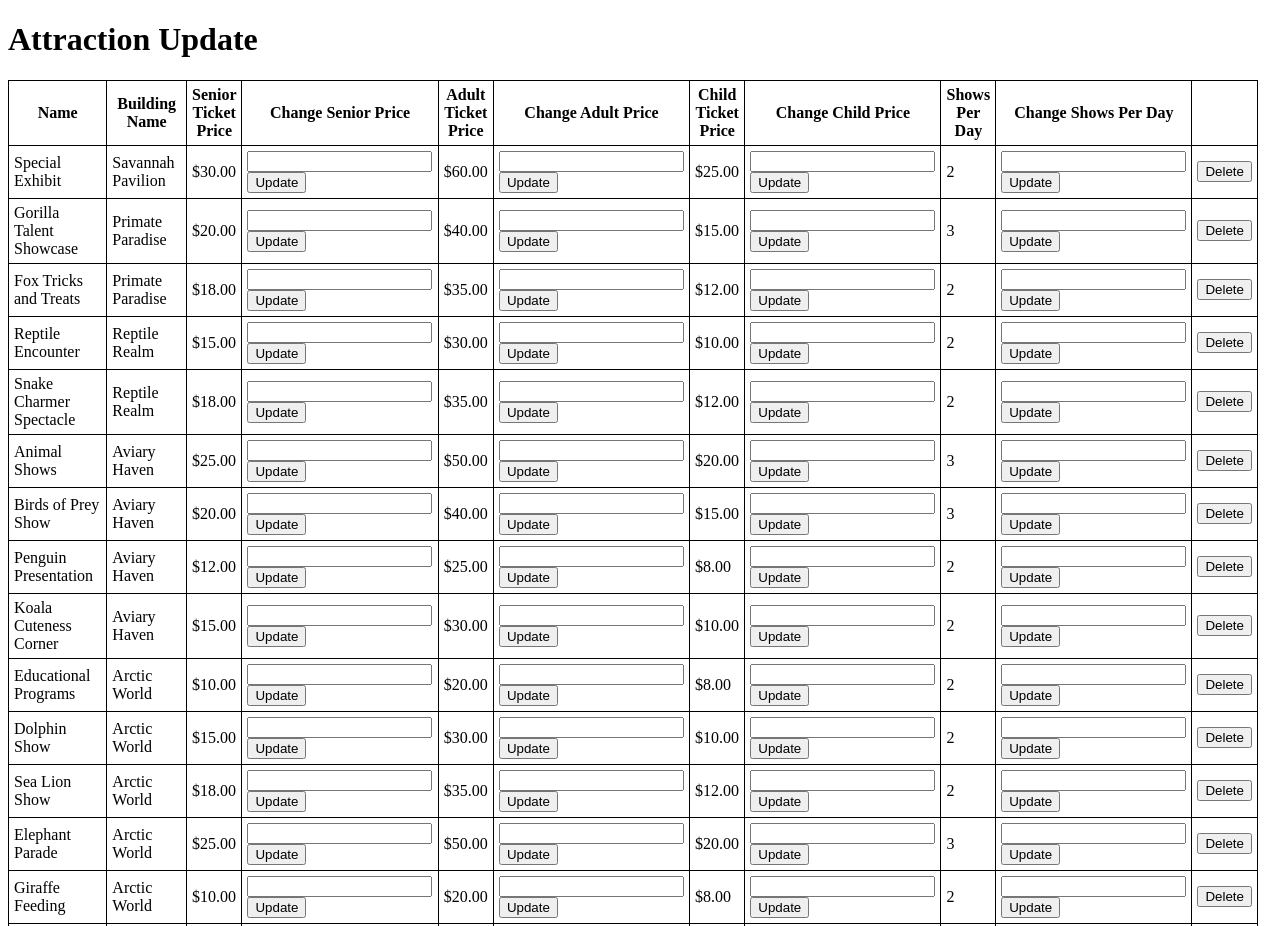
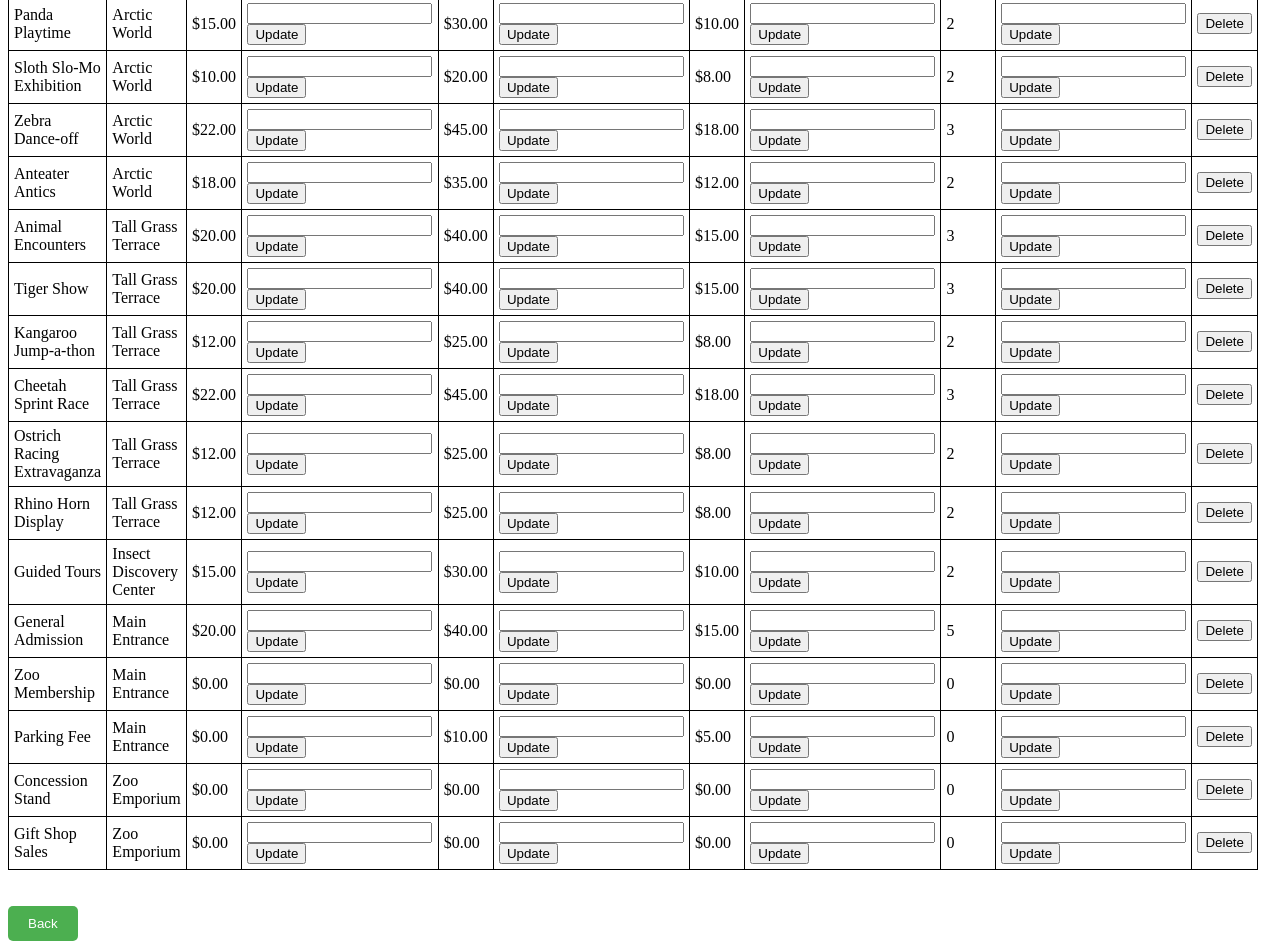
The page /attractions-update.php on the database its author committed (2 pictures, top to bottom).
### tables this page shows
CREATE TABLE `revenue_types` (
  `revenue_id` int(11) NOT NULL,
  `name` varchar(255) NOT NULL,
  `Rtype` varchar(255) NOT NULL,
  `building_id` int(11) NOT NULL,
  `senior_price` decimal(10,2) NOT NULL,
  `adult_price` decimal(10,2) NOT NULL,
  `child_price` decimal(10,2) NOT NULL,
  `product_price` decimal(10,2) NOT NULL,
  `shows_per_day` int(11) NOT NULL
);

CREATE TABLE `buildings` (
  `building_id` int(11) NOT NULL,
  `Bname` varchar(255) NOT NULL,
  `type` varchar(255) NOT NULL
);

### attractions-update.php (the view, shortened to what this page needs)
<?php
include("connection.php");
$query = "SELECT * FROM revenue_types as R, buildings as B where R.building_id=B.building_id";
$result = mysqli_query($conn, $query);
?>
<!DOCTYPE html>
<html>
<head>
</head>
<body>
	<h1>Attraction Update</h1>
	<table>
		<thead>
			<tr>
				<th>Name</th>
				<th>Building Name</th>
				<th>Senior Ticket Price</th>
				<th>Change Senior Price</th>
				<th>Adult Ticket Price</th>
				<th>Change Adult Price</th>
				<th>Child Ticket Price</th>
				<th>Change Child Price</th>
				<th>Shows Per Day</th>
				<th>Change Shows Per Day</th>
			</tr>
		</thead>
		<tbody>
			<?php while ($row = mysqli_fetch_assoc($result)) { ?>
				<tr>
					<td><?php echo $row['name']; ?></td>
					<td><?php echo $row['Bname']; ?></td>
					<td>$<?php echo $row['senior_price']; ?></td>
					<td>
						<form method="POST">
							<div>
								<input type="text" name="senior_price1" value="">
								<input type="submit" name="change_senior" value="Update">
							</div>
						</form>
					</td>
					<td>$<?php echo $row['adult_price']; ?></td>
					<td>
						<form method="POST">
							<div>
								<input type="text" name="adult_price1" value="">
								<input type="submit" name="change_adult" value="Update">
							</div>
						</form>
					</td>
					<td>$<?php echo $row['child_price']; ?></td>
					<td>
						<form method="POST">
							<div>
								<input type="text" name="child_price1" value="">
								<input type="submit" name="change_child" value="Update">
							</div>
						</form>
					</td>
					<td><?php echo $row['shows_per_day']; ?></td>
					<td>
						<form method="POST">
							<div>
								<input type="text" name="show_per_day1" value="">
								<input type="submit" name="change_shows" value="Update">
							</div>
						</form>
					</td>
					<td>
						<form method="post">
							<input type="submit" name="delete_revenue_id" value="Delete">
						</form>
					</td>
				</tr>
			<?php } ?>
		</tbody>
	</table>
	<br> <br>
	<button onclick="window.location.href='admin.php'">Back</button>
</body>
</html>

### attractions-update.php (style rules this page uses)
table, th, td { border: 1px solid black; border-collapse: collapse; padding: 5px; }
button { background-color: #4CAF50; color: white; padding: 10px 20px; border: none; border-radius: 5px; cursor: pointer; }

### rows shown on the page
revenue_types: name "Special Exhibit", building.Bname "Savannah Pavilion", senior_price "30.00", adult_price "60.00", child_price "25.00", shows_per_day "2"
revenue_types: name "Gorilla Talent Showcase", building.Bname "Primate Paradise", senior_price "20.00", adult_price "40.00", child_price "15.00", shows_per_day "3"
revenue_types: name "Fox Tricks and Treats", building.Bname "Primate Paradise", senior_price "18.00", adult_price "35.00", child_price "12.00", shows_per_day "2"
revenue_types: name "Reptile Encounter", building.Bname "Reptile Realm", senior_price "15.00", adult_price "30.00", child_price "10.00", shows_per_day "2"
revenue_types: name "Snake Charmer Spectacle", building.Bname "Reptile Realm", senior_price "18.00", adult_price "35.00", child_price "12.00", shows_per_day "2"
revenue_types: name "Animal Shows", building.Bname "Aviary Haven", senior_price "25.00", adult_price "50.00", child_price "20.00", shows_per_day "3"
revenue_types: name "Birds of Prey Show", building.Bname "Aviary Haven", senior_price "20.00", adult_price "40.00", child_price "15.00", shows_per_day "3"
revenue_types: name "Penguin Presentation", building.Bname "Aviary Haven", senior_price "12.00", adult_price "25.00", child_price "8.00", shows_per_day "2"
revenue_types: name "Koala Cuteness Corner", building.Bname "Aviary Haven", senior_price "15.00", adult_price "30.00", child_price "10.00", shows_per_day "2"
revenue_types: name "Educational Programs", building.Bname "Arctic World", senior_price "10.00", adult_price "20.00", child_price "8.00", shows_per_day "2"
revenue_types: name "Dolphin Show", building.Bname "Arctic World", senior_price "15.00", adult_price "30.00", child_price "10.00", shows_per_day "2"
revenue_types: name "Sea Lion Show", building.Bname "Arctic World", senior_price "18.00", adult_price "35.00", child_price "12.00", shows_per_day "2"
revenue_types: name "Elephant Parade", building.Bname "Arctic World", senior_price "25.00", adult_price "50.00", child_price "20.00", shows_per_day "3"
revenue_types: name "Giraffe Feeding", building.Bname "Arctic World", senior_price "10.00", adult_price "20.00", child_price "8.00", shows_per_day "2"
revenue_types: name "Panda Playtime", building.Bname "Arctic World", senior_price "15.00", adult_price "30.00", child_price "10.00", shows_per_day "2"
revenue_types: name "Sloth Slo-Mo Exhibition", building.Bname "Arctic World", senior_price "10.00", adult_price "20.00", child_price "8.00", shows_per_day "2"
revenue_types: name "Zebra Dance-off", building.Bname "Arctic World", senior_price "22.00", adult_price "45.00", child_price "18.00", shows_per_day "3"
revenue_types: name "Anteater Antics", building.Bname "Arctic World", senior_price "18.00", adult_price "35.00", child_price "12.00", shows_per_day "2"
revenue_types: name "Animal Encounters", building.Bname "Tall Grass Terrace", senior_price "20.00", adult_price "40.00", child_price "15.00", shows_per_day "3"
revenue_types: name "Tiger Show", building.Bname "Tall Grass Terrace", senior_price "20.00", adult_price "40.00", child_price "15.00", shows_per_day "3"
revenue_types: name "Kangaroo Jump-a-thon", building.Bname "Tall Grass Terrace", senior_price "12.00", adult_price "25.00", child_price "8.00", shows_per_day "2"
revenue_types: name "Cheetah Sprint Race", building.Bname "Tall Grass Terrace", senior_price "22.00", adult_price "45.00", child_price "18.00", shows_per_day "3"
revenue_types: name "Ostrich Racing Extravaganza", building.Bname "Tall Grass Terrace", senior_price "12.00", adult_price "25.00", child_price "8.00", shows_per_day "2"
revenue_types: name "Rhino Horn Display", building.Bname "Tall Grass Terrace", senior_price "12.00", adult_price "25.00", child_price "8.00", shows_per_day "2"
revenue_types: name "Guided Tours", building.Bname "Insect Discovery Center", senior_price "15.00", adult_price "30.00", child_price "10.00", shows_per_day "2"
revenue_types: name "General Admission", building.Bname "Main Entrance", senior_price "20.00", adult_price "40.00", child_price "15.00", shows_per_day "5"
revenue_types: name "Zoo Membership", building.Bname "Main Entrance", senior_price "0.00", adult_price "0.00", child_price "0.00", shows_per_day "0"
revenue_types: name "Parking Fee", building.Bname "Main Entrance", senior_price "0.00", adult_price "10.00", child_price "5.00", shows_per_day "0"
revenue_types: name "Concession Stand", building.Bname "Zoo Emporium", senior_price "0.00", adult_price "0.00", child_price "0.00", shows_per_day "0"
revenue_types: name "Gift Shop Sales", building.Bname "Zoo Emporium", senior_price "0.00", adult_price "0.00", child_price "0.00", shows_per_day "0"
